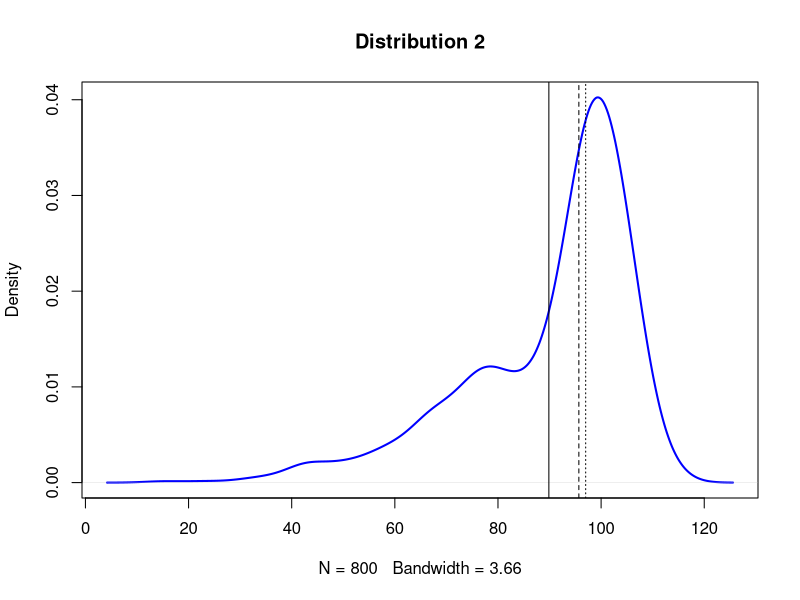
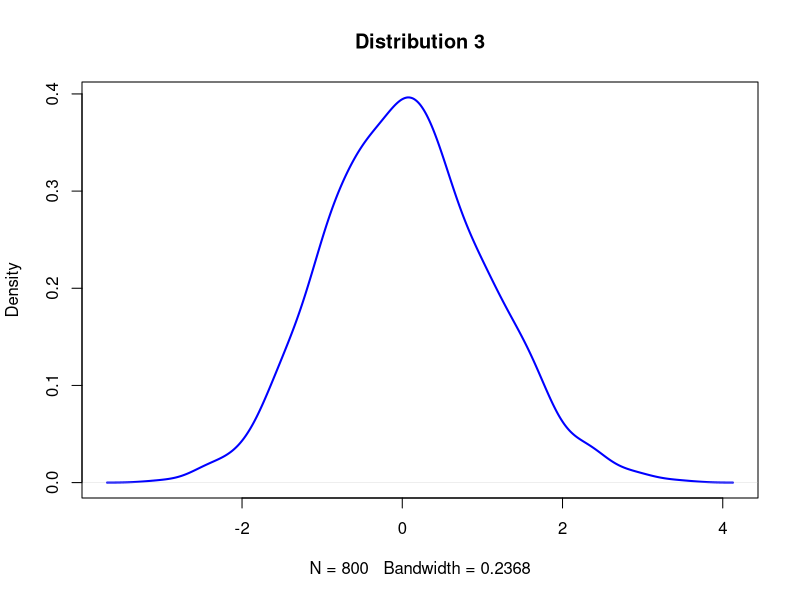
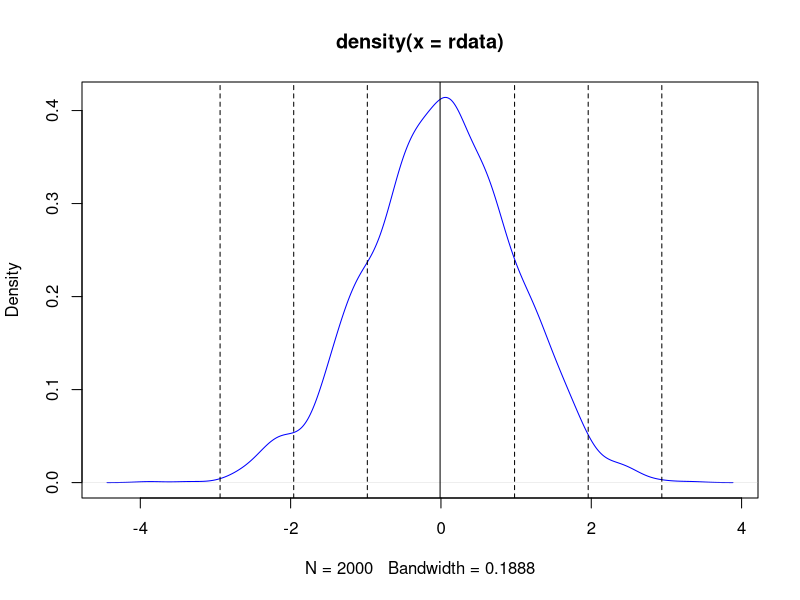
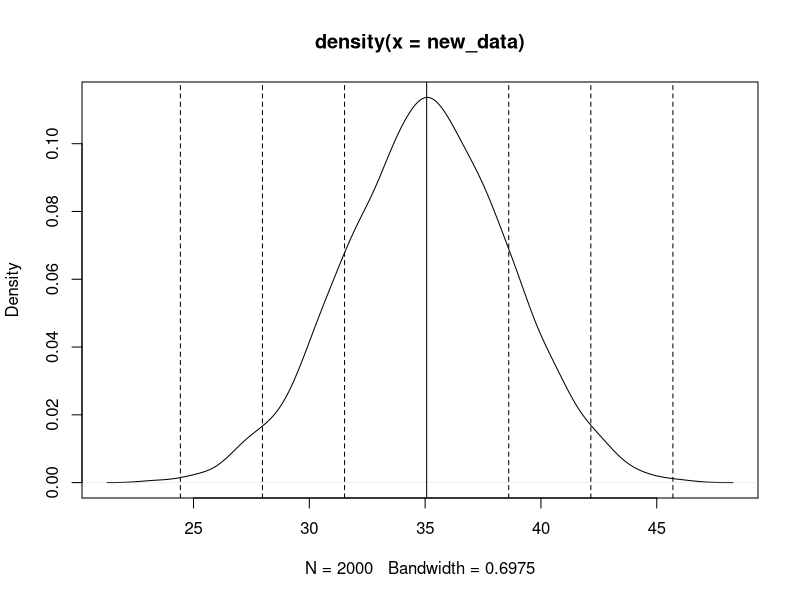
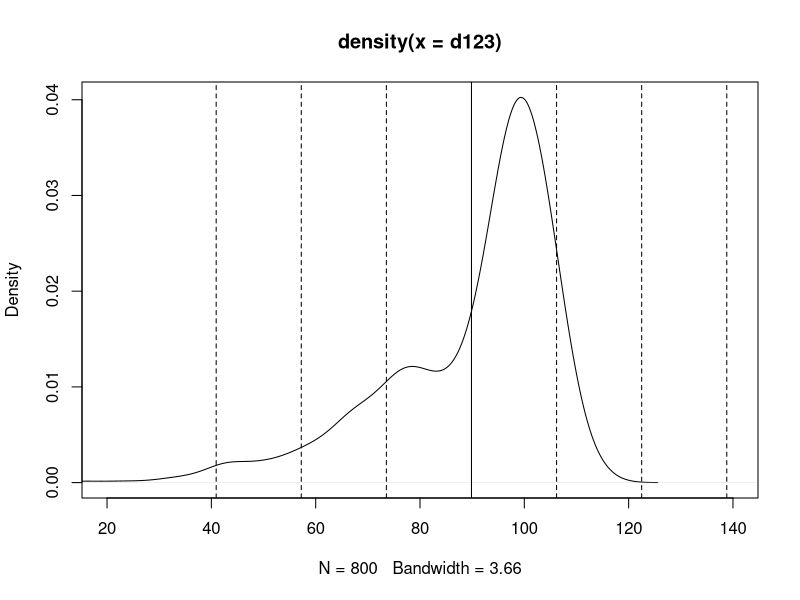

The R script that drew these images, in order:
#d1 <- rnorm(n=500, mean=15, sd=5)
#d2 <- rnorm(n=200, mean=30, sd=5)
#d3 <- rnorm(n=100, mean=45, sd=5)
#d123 <- c(d1, d2, d3)
#plot(density(d123), col="blue", lwd=2, main="Distribution 1")
#abline(v=mean(d123))
#abline(v=mean(d123), lty="dashed")

#     Q1
# negatively skewed = mean<median<mode
Mode <- function(x){
  ux <- unique(x)
  ux[which.max(tabulate(match(x, ux)))]
}

d1 <- rnorm(n=500, mean=100, sd=5)
d2 <- rnorm(n=200, mean=80, sd=10)
d3 <- rnorm(n=100, mean=60, sd=15)
d123 <- c(d1, d2, d3)
plot(density(d123), col="blue", lwd=2, main="Distribution 2")
abline(v=mean(d123))
abline(v=median(d123), lty="dashed")
abline(v=Mode(d123), lty="dotted")

datasets <- rnorm(n=800)
plot(density(datasets), main="Distribution 3", lwd=2, col="blue")
abline(v=mean(datasets), lwd=0.01, col="red")
abline(v=median(datasets), lwd=0.01, col="green")

#     Q2
# (a)
rdata <- rnorm(n=2000, mean=0, sd=1)
plot(density(rdata), col="blue")
abline(v=mean(rdata), lty="solid")
abline(v=c(sd(rdata), -sd(rdata)), lty="dashed")
abline(v=c(sd(rdata)*2, -sd(rdata)*2), lty="dashed")
abline(v=c(sd(rdata)*3, -sd(rdata)*3), lty="dashed")
# (b)
summary(rdata)
Q1 <- quantile(rdata, 1/4)
Q2 <- quantile(rdata, 2/4)
Q3 <- quantile(rdata, 3/4)
Q4 <- quantile(rdata, 4/4)
iqr <- IQR(rdata)
Q1/sd(rdata)
Q2/sd(rdata)
Q3/sd(rdata)
Q4/sd(rdata)
# (c)
new_data <- rnorm(n=2000, mean=35, sd=3.5)
plot(density(new_data))
new_mean <- mean(new_data)
abline(v=mean(new_data), lty="solid")
abline(v=c(new_mean-sd(new_data), new_mean+sd(new_data)), lty="dashed")
abline(v=c(new_mean-sd(new_data)*2, new_mean+sd(new_data)*2), lty="dashed")
abline(v=c(new_mean-sd(new_data)*3, new_mean+sd(new_data)*3), lty="dashed")
summary(new_data)
(quantile(new_data, 1/4)-mean(new_data))/sd(new_data)
(quantile(new_data, 3/4)-mean(new_data))/sd(new_data)
# (d)
plot(density(d123), xlim=c(20, 140))
abline(v=mean(d123), lty="solid")
new_mean <- mean(d123)
abline(v=c(new_mean-sd(d123), new_mean+sd(d123)), lty="dashed")
abline(v=c(new_mean-sd(d123)*2, new_mean+sd(d123)*2), lty="dashed")
abline(v=c(new_mean-sd(d123)*3, new_mean+sd(d123)*3), lty="dashed")
summary(d123)
(quantile(new_data, 1/4)-mean(new_data))/sd(new_data)
(quantile(new_data, 3/4)-mean(new_data))/sd(new_data)

#Q3
#(a)
# He suggest to use Freedman-Diaconis rule for bin widths and numbers.
# The Wikipedia article says that the FD method is less sensitive than the standard deviation to outliers in data.

#(b)
rand_data <- rnorm(n=800, mean=20, sd=5)
#bin width: h, num of bins: k   STRUGES' Formula
k <- ceiling(log(length(rand_data), base = 2))+1
h <- ceiling((max(rand_data)-min(rand_data))/k)

#bin width: h, num of bins: k   SCOTT'S normal reference rule
sample_sd <- function(x){
  variance <- sum((x-mean(x))^2)/(length(x)-1)
  sqrt(variance)
}
h <- (3.49*sample_sd(rand_data))/(length(rand_data)^(1/3))
k <- ceiling((max(rand_data)-min(rand_data))/h)

#bin width: h, num of bins: k    FD' choice
h <- 2*IQR(rand_data)/(length(rand_data)^(1/3))
k <- ceiling((max(rand_data)-min(rand_data))/h)

#(c)
out_data <- c(rand_data, runif(10, min=40, max=60))
#bin width: h; num of bins: k   STRUGES' Formula
k <- ceiling(log(length(out_data), base = 2))+1
h <- ceiling((max(out_data)-min(out_data))/k)

#bin width: h; num of bins: k   SCOTT'S normal reference rule
sample_sd <- function(x){
  variance <- sum((x-mean(x))^2)/(length(x)-1)
  sqrt(variance)
}
h <- (3.49*sample_sd(out_data))/(length(out_data)^(1/3))
k <- ceiling((max(out_data)-min(out_data))/h)

#bin width: h; num of bins: k    FD' choice
h <- 2*IQR(out_data)/(length(out_data)^(1/3))
k <- ceiling((max(out_data)-min(out_data))/h)

# The fd choice changes the least when outliers are added
FD <- function(x){
  h <- 2*IQR(x)/(length(x)^(1/3))
  k <- ceiling((max(x)-min(x))/h)
  c(h, k)
}
SCOTT <- function(x){
  h <- 3.49*sample_sd(x)/(length(x)^(1/3))
  k <- ceiling((max(x)-min(x))/h)
  c(h, k)
}
STRUGS <- function(x){
  k <- ceiling(log(length(x), base=2))+1
  h <- ceiling((max(x)-min(x))/k)
  c(h, k)
}

